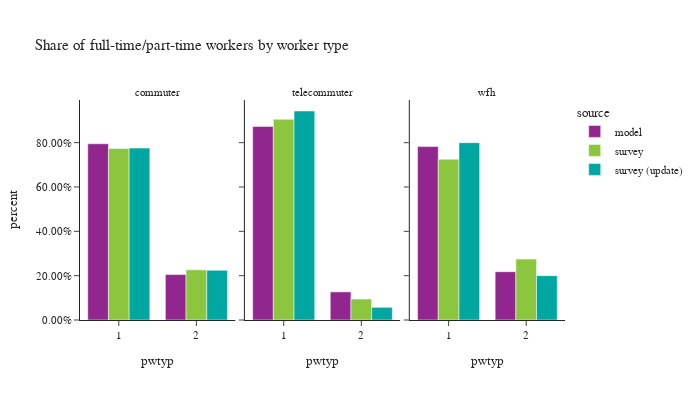

This figure's notebook cell:
### Code cell
# worker counts by worker type
df_worker_count = workers.groupby(['source','worker_type','pwtyp'])['pdexpfac']. \
    sum().reset_index()
df_worker_count['percent'] = df_worker_count.groupby(['source','worker_type'], group_keys=False)['pdexpfac']. \
    apply(lambda x: x / float(x.sum()))

df_worker_count_ct = workers.groupby(['source','worker_type','pwtyp'])['pdexpfac'].count().reset_index(). \
    rename(columns={'pdexpfac':'sample count'})
df_worker_count = df_worker_count.merge(df_worker_count_ct, on=['source','worker_type','pwtyp']). \
    rename(columns={'pdexpfac':'total count'})

fig = px.bar(df_worker_count.sort_values(by=['source']), x='pwtyp', y="percent",
             facet_col="worker_type",color="source",hover_data=['sample count','total count'],
             barmode="group",
             title="Share of full-time/part-time workers by worker type")
fig.for_each_annotation(lambda a: a.update(text = a.text.split("=")[-1]))
fig.update_layout(height=400, width=700, font=dict(size=11),
                  yaxis_tickformat = '.2%')
fig.show()

### Figure 1 — Plotly figure (JSON) as saved in the notebook; plotly's stock layout.template omitted (floating-point values rounded to 4 significant figures)
{"data": [{"alignmentgroup": "True", "customdata": [[1361000.0, 1361000.0], [350900.0, 350900.0]], "hovertemplate": "source=model<br>worker_type=commuter<br>pwtyp=%{x}<br>percent=%{y}<br>sample count=%{customdata[0]}<br>total count=%{customdata[1]}<extra></extra>", "legendgroup": "model", "marker": {"color": "#91268F", "pattern": {"shape": ""}}, "name": "model", "offsetgroup": "model", "orientation": "v", "showlegend": true, "textposition": "auto", "type": "bar", "x": [1.0, 2.0], "xaxis": "x", "y": [0.795, 0.205], "yaxis": "y"}, {"alignmentgroup": "True", "customdata": [[258400.0, 258400.0], [37540.0, 37540.0]], "hovertemplate": "source=model<br>worker_type=telecommuter<br>pwtyp=%{x}<br>percent=%{y}<br>sample count=%{customdata[0]}<br>total count=%{customdata[1]}<extra></extra>", "legendgroup": "model", "marker": {"color": "#91268F", "pattern": {"shape": ""}}, "name": "model", "offsetgroup": "model", "orientation": "v", "showlegend": false, "textposition": "auto", "type": "bar", "x": [1.0, 2.0], "xaxis": "x2", "y": [0.8732, 0.1268], "yaxis": "y2"}, {"alignmentgroup": "True", "customdata": [[213800.0, 213800.0], [59530.0, 59530.0]], "hovertemplate": "source=model<br>worker_type=wfh<br>pwtyp=%{x}<br>percent=%{y}<br>sample count=%{customdata[0]}<br>total count=%{customdata[1]}<extra></extra>", "legendgroup": "model", "marker": {"color": "#91268F", "pattern": {"shape": ""}}, "name": "model", "offsetgroup": "model", "orientation": "v", "showlegend": false, "textposition": "auto", "type": "bar", "x": [1.0, 2.0], "xaxis": "x3", "y": [0.7822, 0.2178], "yaxis": "y3"}, {"alignmentgroup": "True", "customdata": [[373.0, 273900.0], [1573.0, 936900.0]], "hovertemplate": "source=survey<br>worker_type=commuter<br>pwtyp=%{x}<br>percent=%{y}<br>sample count=%{customdata[0]}<br>total count=%{customdata[1]}<extra></extra>", "legendgroup": "survey", "marker": {"color": "#8CC63E", "pattern": {"shape": ""}}, "name": "survey", "offsetgroup": "survey", "orientation": "v", "showlegend": true, "textposition": "auto", "type": "bar", "x": [2.0, 1.0], "xaxis": "x", "y": [0.2262, 0.7738], "yaxis": "y"}, {"alignmentgroup": "True", "customdata": [[71.0, 16110.0], [644.0, 154400.0]], "hovertemplate": "source=survey<br>worker_type=telecommuter<br>pwtyp=%{x}<br>percent=%{y}<br>sample count=%{customdata[0]}<br>total count=%{customdata[1]}<extra></extra>", "legendgroup": "survey", "marker": {"color": "#8CC63E", "pattern": {"shape": ""}}, "name": "survey", "offsetgroup": "survey", "orientation": "v", "showlegend": false, "textposition": "auto", "type": "bar", "x": [2.0, 1.0], "xaxis": "x2", "y": [0.09449, 0.9055], "yaxis": "y2"}, {"alignmentgroup": "True", "customdata": [[150.0, 59780.0], [600.0, 157800.0]], "hovertemplate": "source=survey<br>worker_type=wfh<br>pwtyp=%{x}<br>percent=%{y}<br>sample count=%{customdata[0]}<br>total count=%{customdata[1]}<extra></extra>", "legendgroup": "survey", "marker": {"color": "#8CC63E", "pattern": {"shape": ""}}, "name": "survey", "offsetgroup": "survey", "orientation": "v", "showlegend": false, "textposition": "auto", "type": "bar", "x": [2.0, 1.0], "xaxis": "x3", "y": [0.2748, 0.7252], "yaxis": "y3"}, {"alignmentgroup": "True", "customdata": [[1652.0, 939800.0], [403.0, 272000.0]], "hovertemplate": "source=survey (update)<br>worker_type=commuter<br>pwtyp=%{x}<br>percent=%{y}<br>sample count=%{customdata[0]}<br>total count=%{customdata[1]}<extra></extra>", "legendgroup": "survey (update)", "marker": {"color": "#00A7A0", "pattern": {"shape": ""}}, "name": "survey (update)", "offsetgroup": "survey (update)", "orientation": "v", "showlegend": true, "textposition": "auto", "type": "bar", "x": [1.0, 2.0], "xaxis": "x", "y": [0.7755, 0.2245], "yaxis": "y"}, {"alignmentgroup": "True", "customdata": [[664.0, 160300.0], [78.0, 9724.0]], "hovertemplate": "source=survey (update)<br>worker_type=telecommuter<br>pwtyp=%{x}<br>percent=%{y}<br>sample count=%{customdata[0]}<br>total count=%{customdata[1]}<extra></extra>", "legendgroup": "survey (update)", "marker": {"color": "#00A7A0", "pattern": {"shape": ""}}, "name": "survey (update)", "offsetgroup": "survey (update)", "orientation": "v", "showlegend": false, "textposition": "auto", "type": "bar", "x": [1.0, 2.0], "xaxis": "x2", "y": [0.9428, 0.0572], "yaxis": "y2"}, {"alignmentgroup": "True", "customdata": [[613.0, 170200.0], [156.0, 42540.0]], "hovertemplate": "source=survey (update)<br>worker_type=wfh<br>pwtyp=%{x}<br>percent=%{y}<br>sample count=%{customdata[0]}<br>total count=%{customdata[1]}<extra></extra>", "legendgroup": "survey (update)", "marker": {"color": "#00A7A0", "pattern": {"shape": ""}}, "name": "survey (update)", "offsetgroup": "survey (update)", "orientation": "v", "showlegend": false, "textposition": "auto", "type": "bar", "x": [1.0, 2.0], "xaxis": "x3", "y": [0.8, 0.2], "yaxis": "y3"}], "layout": {"annotations": [{"font": {}, "showarrow": false, "text": "commuter", "x": 0.16, "xanchor": "center", "xref": "paper", "y": 1.0, "yanchor": "bottom", "yref": "paper"}, {"font": {}, "showarrow": false, "text": "telecommuter", "x": 0.5, "xanchor": "center", "xref": "paper", "y": 1.0, "yanchor": "bottom", "yref": "paper"}, {"font": {}, "showarrow": false, "text": "wfh", "x": 0.84, "xanchor": "center", "xref": "paper", "y": 1.0, "yanchor": "bottom", "yref": "paper"}], "barmode": "group", "font": {"size": 11}, "height": 400, "legend": {"title": {"text": "source"}, "tracegroupgap": 0}, "title": {"text": "Share of full-time/part-time workers by worker type"}, "width": 700, "xaxis": {"anchor": "y", "domain": [0.0, 0.32], "title": {"text": "pwtyp"}}, "xaxis2": {"anchor": "y2", "domain": [0.34, 0.66], "matches": "x", "title": {"text": "pwtyp"}}, "xaxis3": {"anchor": "y3", "domain": [0.68, 1.0], "matches": "x", "title": {"text": "pwtyp"}}, "yaxis": {"anchor": "x", "domain": [0.0, 1.0], "tickformat": ".2%", "title": {"text": "percent"}}, "yaxis2": {"anchor": "x2", "domain": [0.0, 1.0], "matches": "y", "showticklabels": false}, "yaxis3": {"anchor": "x3", "domain": [0.0, 1.0], "matches": "y", "showticklabels": false}}}
